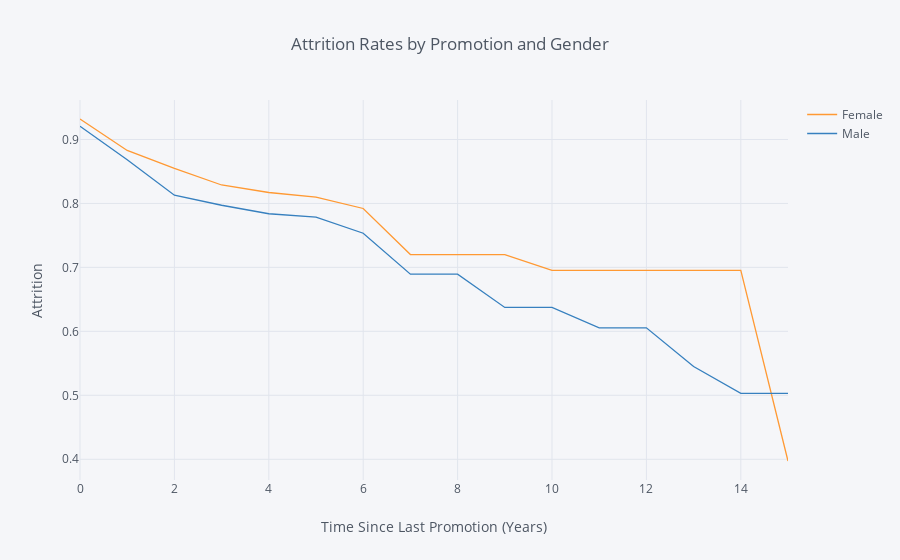

The notebook cell saved with this chart:
### Markdown cell above
## 3. Let's look at retention rate by gender from a third perspective - the number of years since the employee's last promotion. Generate and plot a survival curve showing this.

### Code cell
rates = survival(data, 'Gender', 'YearsSinceLastPromotion', 'Attrition')

rates.iplot(kind='line', xTitle='Time Since Last Promotion (Years)', yTitle='Attrition',
            title='Attrition Rates by Promotion and Gender')

### Figure 1 — Plotly figure (JSON) as saved in the notebook; plotly's stock layout.template omitted (floating-point values rounded to 4 significant figures)
{"data": [{"line": {"color": "rgba(255, 153, 51, 1.0)", "dash": "solid", "shape": "linear", "width": 1.3}, "mode": "lines", "name": "Female", "text": "", "type": "scatter", "uid": "d4c75e6a-ee40-4e57-8a56-f84fd47157e9", "x": [0, 1, 2, 3, 4, 5, 6, 7, 8, 9, 10, 11, 12, 13, 14, 15], "y": [0.932, 0.8828, 0.8547, 0.8288, 0.817, 0.8099, 0.7921, 0.7201, 0.7201, 0.7201, 0.6952, 0.6952, 0.6952, 0.6952, 0.6952, 0.3973]}, {"line": {"color": "rgba(55, 128, 191, 1.0)", "dash": "solid", "shape": "linear", "width": 1.3}, "mode": "lines", "name": "Male", "text": "", "type": "scatter", "uid": "250d7edc-b5f0-4a17-ad61-1fe435995a59", "x": [0, 1, 2, 3, 4, 5, 6, 7, 8, 9, 10, 11, 12, 13, 14, 15], "y": [0.9206, 0.8684, 0.8128, 0.7971, 0.7838, 0.7785, 0.7534, 0.6894, 0.6894, 0.6374, 0.6374, 0.6055, 0.6055, 0.5449, 0.503, 0.503]}], "layout": {"legend": {"bgcolor": "#F5F6F9", "font": {"color": "#4D5663"}}, "paper_bgcolor": "#F5F6F9", "plot_bgcolor": "#F5F6F9", "title": {"font": {"color": "#4D5663"}, "text": "Attrition Rates by Promotion and Gender"}, "xaxis": {"gridcolor": "#E1E5ED", "showgrid": true, "tickfont": {"color": "#4D5663"}, "title": {"font": {"color": "#4D5663"}, "text": "Time Since Last Promotion (Years)"}, "zerolinecolor": "#E1E5ED"}, "yaxis": {"gridcolor": "#E1E5ED", "showgrid": true, "tickfont": {"color": "#4D5663"}, "title": {"font": {"color": "#4D5663"}, "text": "Attrition"}, "zerolinecolor": "#E1E5ED"}}}
